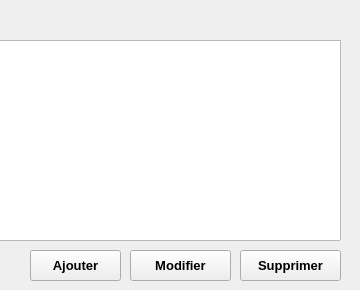
       <widget class="QWidget" name="page_3">
        <widget class="QTableView" name="tableView_2">
         <property name="geometry">
          <rect>
           <x>-10</x>
           <y>40</y>
           <width>351</width>
           <height>201</height>
          </rect>
         </property>
         <property name="alternatingRowColors">
          <bool>true</bool>
         </property>
         <attribute name="horizontalHeaderMinimumSectionSize">
          <number>77</number>
         </attribute>
         <attribute name="horizontalHeaderDefaultSectionSize">
          <number>83</number>
         </attribute>
         <attribute name="horizontalHeaderHighlightSections">
          <bool>true</bool>
         </attribute>
         <attribute name="verticalHeaderDefaultSectionSize">
          <number>40</number>
         </attribute>
        </widget>
        <widget class="QPushButton" name="ajouter_S">
         <property name="geometry">
          <rect>
           <x>30</x>
           <y>250</y>
           <width>91</width>
           <height>31</height>
          </rect>
         </property>
         <property name="font">
          <font>
           <pointsize>10</pointsize>
           <weight>75</weight>
           <bold>true</bold>
          </font>
         </property>
         <property name="text">
          <string>Ajouter</string>
         </property>
        </widget>
        <widget class="QPushButton" name="modifier_S">
         <property name="geometry">
          <rect>
           <x>130</x>
           <y>250</y>
           <width>101</width>
           <height>31</height>
          </rect>
         </property>
         <property name="font">
          <font>
           <pointsize>10</pointsize>
           <weight>75</weight>
           <bold>true</bold>
          </font>
         </property>
         <property name="text">
          <string>Modifier</string>
         </property>
        </widget>
        <widget class="QPushButton" name="supprimer_S">
         <property name="geometry">
          <rect>
           <x>240</x>
           <y>250</y>
           <width>101</width>
           <height>31</height>
          </rect>
         </property>
         <property name="font">
          <font>
           <pointsize>10</pointsize>
           <weight>75</weight>
           <bold>true</bold>
          </font>
         </property>
         <property name="text">
          <string>Supprimer</string>
         </property>
        </widget>
       </widget>
